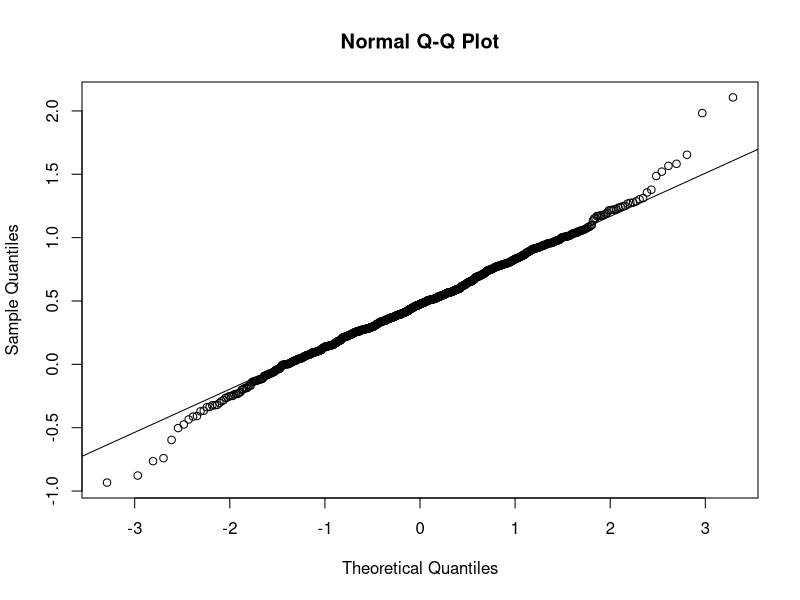
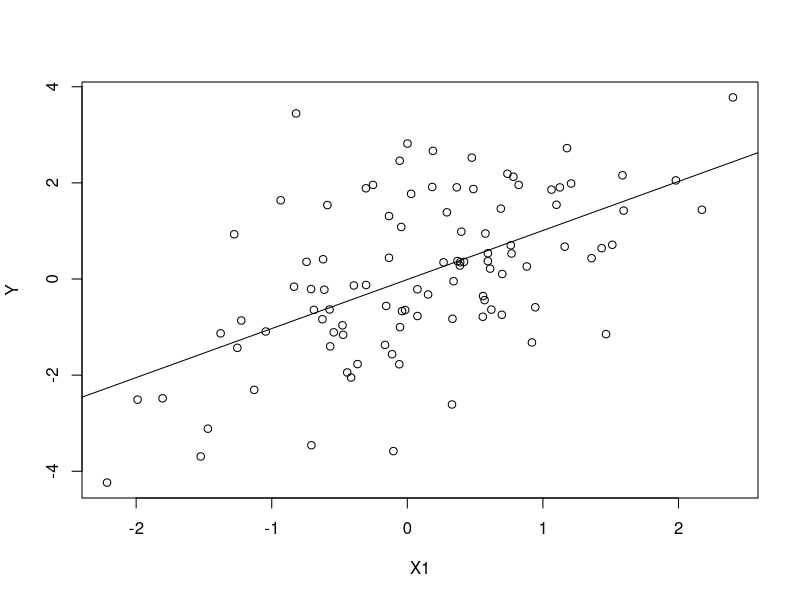
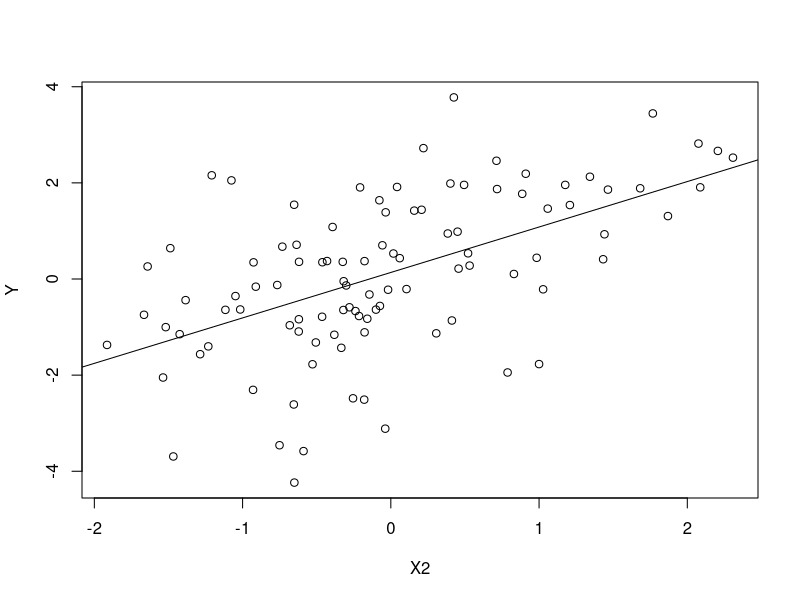
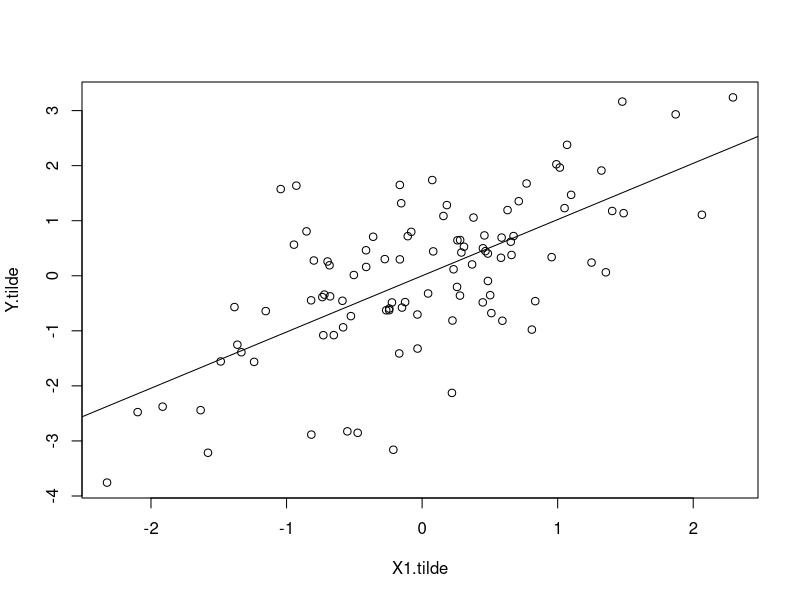
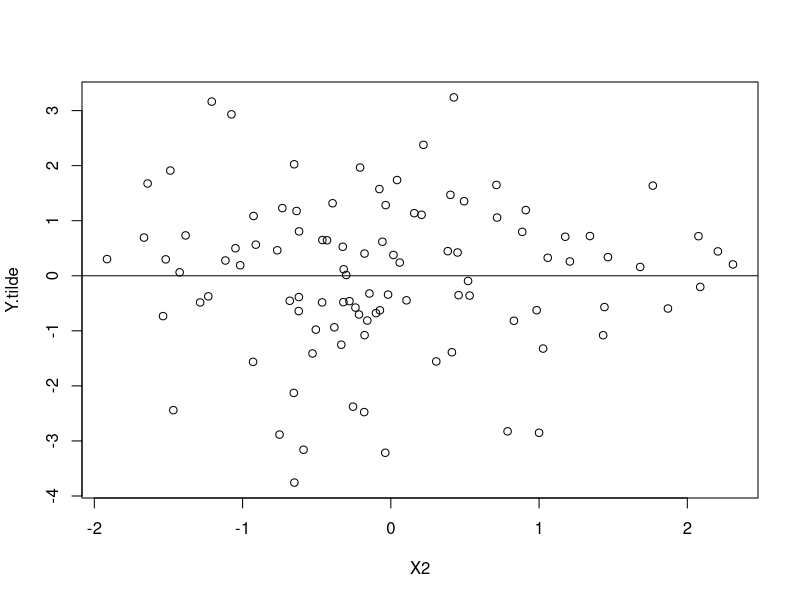

R code for these plots, in order:
# partialling out
# and failing when p/n is large 
library(sandwich)
set.seed(1)
n <- 100
k <- 1.1 # number of observations per coefficient
1/k
p <- floor(n/k)
beta <- rep(0.5, p)
X <- replicate(p, rnorm(n)) # simplified setting: all predictors are orthogonal 
Y <- X%*%beta + rnorm(n)

m1 <- lm(Y ~ X)
coef(m1)
mY <- lm(Y ~ X[,-1])
mX1 <- lm(X[,1] ~ X[,-1])
Y.tilde <- mY$residuals
X1.tilde <- mX1$residuals
m2 <- lm(Y.tilde ~ X1.tilde -1 ) # no intercept 
coef(summary(m1))[2,]
coef(summary(m2)) # point estimates are the same, but SE's not. 

# Let's put this in a loop and look at the distribution of the estimators 

N.sim <- 1000
beta.LR <- beta.PO <- SE.LR <- SE.PO <- SE.PO2 <- SE.PO2Bis <- c()
for(i in 1:N.sim)
{
  beta <- rep(0.5, p)
  X <- replicate(p, rnorm(n)) 
  Y <- X%*%beta + rnorm(n)
  m1 <- lm(Y ~ X)
  mY <- lm(Y ~ X[,-1])
  mX1 <- lm(X[,1] ~ X[,-1])
  Y.tilde <- mY$residuals
  X1.tilde <- mX1$residuals
  m2 <- lm(Y.tilde ~ X1.tilde -1 ) 
  beta.LR[i] <- coef(summary(m1))[2,1]
  SE.LR[i] <- coef(summary(m1))[2,2]
  beta.PO[i] <- coef(summary(m2))[1] 
  SE.PO[i] <- coef(summary(m2))[2] 
  SE.PO2[i] <- sqrt(vcovHC(m2, type = "HC0"))# Huber-White SE
  SE.PO2Bis[i] <- sqrt(vcovHC(m2, type = "HC3"))# Jacknife 
}

mean(beta.LR)
mean(beta.PO)
sd(beta.LR)
mean(SE.LR) # works very well, even when p approx n. Will likely be less the case when predictors are correlated
mean(SE.PO) # bias, especially when p/n is not small, is fine when e.g. k = 10 (demonstrating that ignoring first step is no problem)
mean(SE.PO2)
mean(SE.PO2Bis)

qqnorm(beta.LR)
qqline(beta.LR)

sd(SE.LR)
sd(SE.PO)


Data <- data.frame(Y = rnorm(n), X1 = rnorm(n), X2 = rnorm(n), X3 = rnorm(n), X4 = rnorm(n))
lm(Y ~ (X1 + X2 + X3 + X1:X2)*X4, data = Data)




## Partialling out to remove linearity 
set.seed(1)
n <- 100
X1 <- rnorm(n)
X2 <- rnorm(n)
Y <- X1 + X2 + rnorm(n)
plot(X1, Y)
abline(coef(lm(Y~X1)))

plot(X2, Y)
abline(coef(lm(Y~X2)))

#Partial out X2
Y.tilde <- residuals(lm(Y ~ X2))
X1.tilde <- residuals(lm(X1 ~ X2))

plot(X1.tilde, Y.tilde)
abline(coef(lm(Y.tilde~X1.tilde))) # same slope 

plot(X2, Y.tilde)
abline(coef(lm(Y.tilde~X2))) # no pattern anymore. So points are shifted so that straight line becomes horizontal
